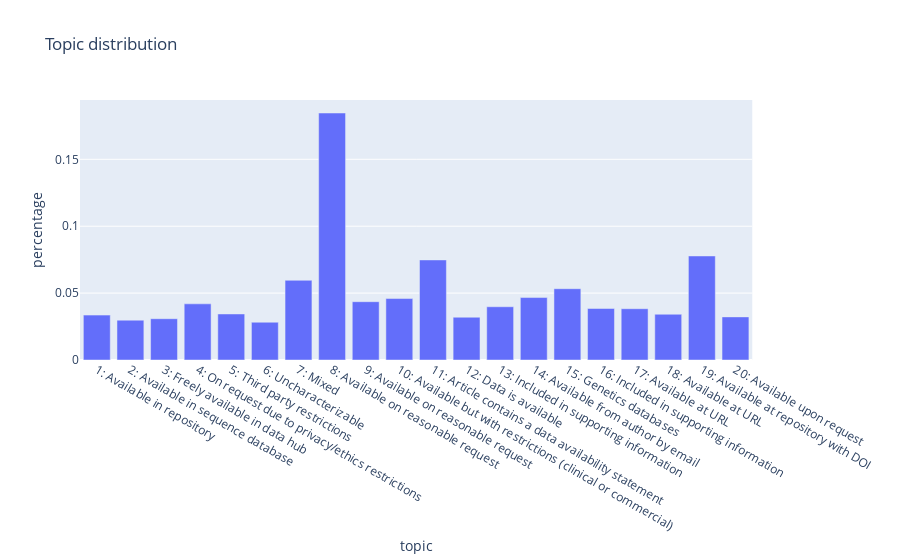

Notebook code for this chart:
### Code cell
fig = px.bar(topics_proportion, x="topic", y="percentage", title="Topic distribution")

fig_path = os.path.join(PROJ_ROOT + "/reports/figures/" + "0.6-04-topic_percentage")

pio.write_html(fig, fig_path + ".html", include_plotlyjs="cdn")
pio.write_image(fig, fig_path + ".svg")

fig.show()

### Figure 1 — Plotly figure (JSON) as saved in the notebook; plotly's stock layout.template omitted (floating-point values rounded to 4 significant figures)
{"data": [{"alignmentgroup": "True", "hoverlabel": {"namelength": 0}, "hovertemplate": "topic=%{x}<br>percentage=%{y}", "legendgroup": "", "marker": {"color": "#636efa"}, "name": "", "offsetgroup": "", "orientation": "v", "showlegend": false, "textposition": "auto", "type": "bar", "x": ["1: Available in repository", "2: Available in sequence database", "3: Freely available in data hub", "4: On request due to privacy/ethics restrictions", "5: Third party restrictions", "6: Uncharacterizable", "7: Mixed", "8: Available on reasonable request", "9: Available on reasonable request", "10: Available but with restrictions (clinical or commercial)", "11: Article contains a data availability statement", "12: Data is available", "13: Included in supporting information", "14: Available from author by email", "15: Genetics databases", "16: Included in supporting information", "17: Available at URL", "18: Available at URL", "19: Available at repository with DOI", "20: Available upon request"], "xaxis": "x", "y": [0.03356, 0.02977, 0.03086, 0.04197, 0.03441, 0.02823, 0.05956, 0.1846, 0.04358, 0.04594, 0.0748, 0.03197, 0.0398, 0.04667, 0.05329, 0.0385, 0.03832, 0.03419, 0.07776, 0.03222], "yaxis": "y"}], "layout": {"autosize": true, "barmode": "relative", "legend": {"tracegroupgap": 0}, "title": {"text": "Topic distribution"}, "xaxis": {"anchor": "y", "autorange": true, "domain": [0, 0.98], "range": [-0.5, 19.5], "title": {"text": "topic"}, "type": "category"}, "yaxis": {"anchor": "x", "autorange": true, "domain": [0, 1], "range": [0, 0.1943], "title": {"text": "percentage"}, "type": "linear"}}}
